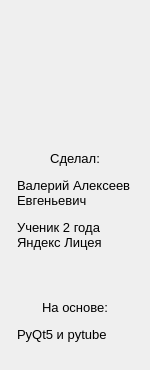
<?xml version="1.0" encoding="UTF-8"?>
<ui version="4.0">
 <class>credits_dialog</class>
 <widget class="QDialog" name="credits_dialog">
  <property name="geometry">
   <rect>
    <x>0</x>
    <y>0</y>
    <width>150</width>
    <height>370</height>
   </rect>
  </property>
  <property name="minimumSize">
   <size>
    <width>150</width>
    <height>370</height>
   </size>
  </property>
  <property name="maximumSize">
   <size>
    <width>150</width>
    <height>370</height>
   </size>
  </property>
  <property name="windowTitle">
   <string>Заслуги</string>
  </property>
  <property name="windowIcon">
   <iconset>
    <normaloff>icon/icon_3.png</normaloff>icon/icon_3.png</iconset>
  </property>
  <property name="modal">
   <bool>false</bool>
  </property>
  <layout class="QGridLayout" name="gridLayout">
   <item row="0" column="0">
    <widget class="QLabel" name="program_logo">
     <property name="minimumSize">
      <size>
       <width>128</width>
       <height>128</height>
      </size>
     </property>
     <property name="maximumSize">
      <size>
       <width>128</width>
       <height>128</height>
      </size>
     </property>
     <property name="text">
      <string/>
     </property>
     <property name="pixmap">
      <pixmap>icon/icon.png</pixmap>
     </property>
    </widget>
   </item>
   <item row="1" column="0">
    <widget class="QTextBrowser" name="text">
     <property name="enabled">
      <bool>false</bool>
     </property>
     <property name="styleSheet">
      <string notr="true">QTextBrowser {
	color: black;
	background-color: rgba(0, 0, 0, 0);
}</string>
     </property>
     <property name="frameShape">
      <enum>QFrame::HLine</enum>
     </property>
     <property name="frameShadow">
      <enum>QFrame::Raised</enum>
     </property>
     <property name="lineWrapMode">
      <enum>QTextEdit::WidgetWidth</enum>
     </property>
     <property name="html">
      <string>&lt;!DOCTYPE HTML PUBLIC &quot;-//W3C//DTD HTML 4.0//EN&quot; &quot;http://www.w3.org/TR/REC-html40/strict.dtd&quot;&gt;
&lt;html&gt;&lt;head&gt;&lt;meta name=&quot;qrichtext&quot; content=&quot;1&quot; /&gt;&lt;style type=&quot;text/css&quot;&gt;
p, li { white-space: pre-wrap; }
&lt;/style&gt;&lt;/head&gt;&lt;body style=&quot; font-family:'MS Shell Dlg 2'; font-size:8.25pt; font-weight:400; font-style:normal;&quot;&gt;
&lt;p align=&quot;center&quot; style=&quot; margin-top:12px; margin-bottom:12px; margin-left:0px; margin-right:0px; -qt-block-indent:0; text-indent:0px;&quot;&gt;&lt;span style=&quot; font-family:'Bahnschrift Light'; font-size:10pt;&quot;&gt;Сделал:&lt;/span&gt;&lt;/p&gt;
&lt;p style=&quot; margin-top:12px; margin-bottom:12px; margin-left:0px; margin-right:0px; -qt-block-indent:0; text-indent:0px;&quot;&gt;&lt;span style=&quot; font-family:'Bahnschrift Light'; font-size:10pt;&quot;&gt;Валерий Алексеев Евгеньевич &lt;/span&gt;&lt;/p&gt;
&lt;p style=&quot; margin-top:12px; margin-bottom:12px; margin-left:0px; margin-right:0px; -qt-block-indent:0; text-indent:0px;&quot;&gt;&lt;span style=&quot; font-family:'Bahnschrift Light'; font-size:10pt;&quot;&gt;Ученик 2 года Яндекс Лицея&lt;/span&gt;&lt;/p&gt;
&lt;p style=&quot; margin-top:12px; margin-bottom:12px; margin-left:0px; margin-right:0px; -qt-block-indent:0; text-indent:0px;&quot;&gt;&lt;span style=&quot; font-family:'Bahnschrift Light';&quot;&gt;&lt;br /&gt;&lt;/span&gt;&lt;/p&gt;
&lt;p align=&quot;center&quot; style=&quot; margin-top:12px; margin-bottom:12px; margin-left:0px; margin-right:0px; -qt-block-indent:0; text-indent:0px;&quot;&gt;&lt;span style=&quot; font-family:'Bahnschrift Light'; font-size:10pt;&quot;&gt;На основе:&lt;/span&gt;&lt;/p&gt;
&lt;p align=&quot;justify&quot; style=&quot; margin-top:12px; margin-bottom:12px; margin-left:0px; margin-right:0px; -qt-block-indent:0; text-indent:0px;&quot;&gt;&lt;span style=&quot; font-family:'Bahnschrift Light'; font-size:10pt;&quot;&gt;PyQt5 и pytube&lt;/span&gt;&lt;/p&gt;&lt;/body&gt;&lt;/html&gt;</string>
     </property>
    </widget>
   </item>
  </layout>
 </widget>
 <resources/>
 <connections/>
</ui>
